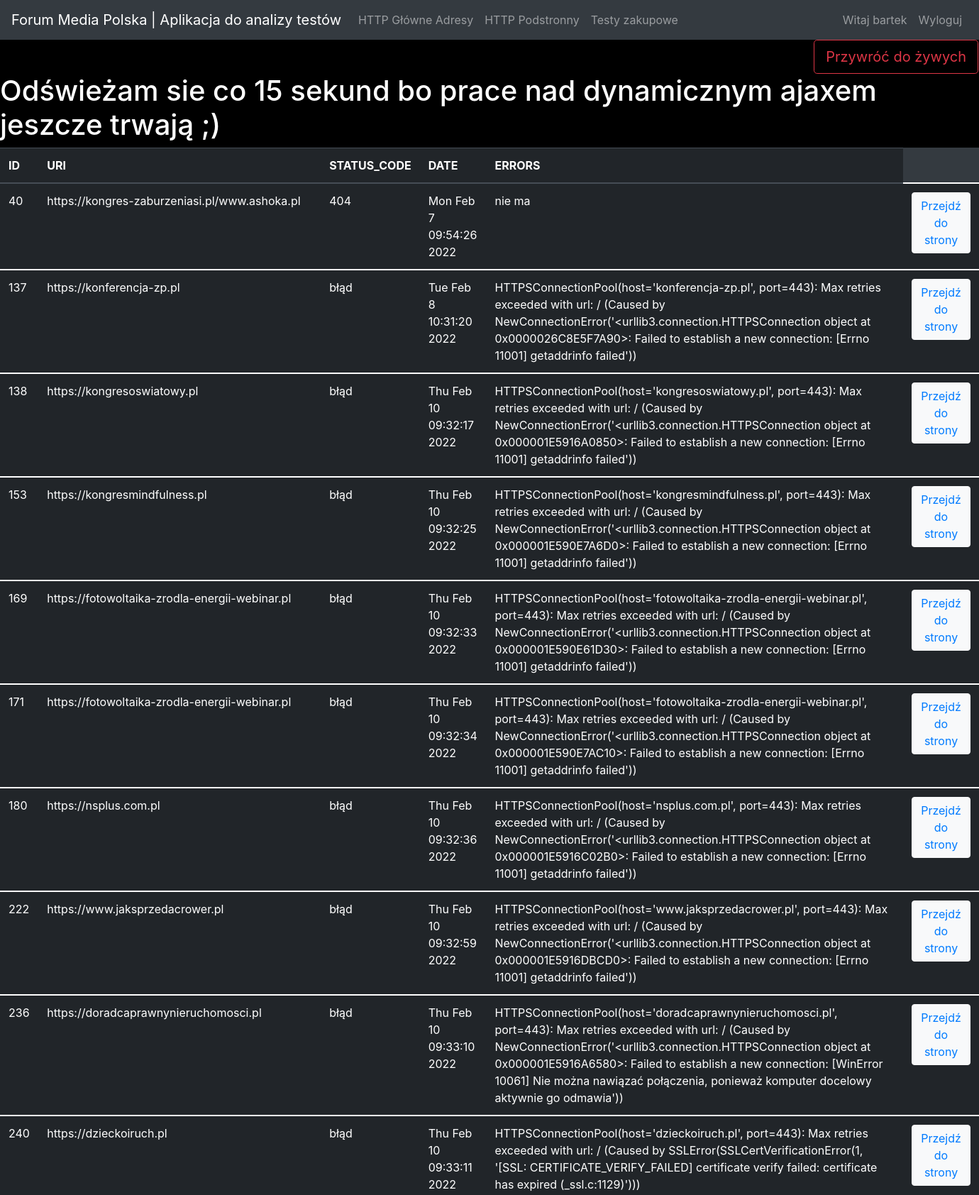
The page /archiwum (signed in, upper part) on the database its author committed.
### app.py (models this page shows, shortened)
class User(db.Model, UserMixin):
    id = db.Column(db.Integer(), primary_key=True)
    username = db.Column(db.String(length=70), nullable=False, unique=True)
    email_address = db.Column(db.String(length=70), nullable=False, unique=True)
    password_hash = db.Column(db.String(length=70), nullable=False)
    budget = db.Column(db.Integer(), nullable=False, default=1000)
    @property
    def password(self):
        return self.password

class ArchiwumX(db.Model):
    id = db.Column(db.Integer, primary_key=True)
    url = db.Column(db.String(100), nullable=False)
    status_code = db.Column(db.Integer, nullable=False)
    dataTime = db.Column(db.String(100), nullable=False)
    error = db.Column(db.String(), nullable=False)

### app.py (the view)
@app.route('/archiwum')
def archiw():
    dane = ArchiwumX.query.all()
    return render_template('archiwum.html', item=dane)

### app.py (called while the page is built)
@login_manager.user_loader
def load_user(user_id):
    return User.query.get(int(user_id))

### templates/archiwum.html (shortened to what this page needs)
{% extends 'base.html' %}
{% block contentt %}
    <nav class="navbar navbar-expand-md navbar-dark bg-dark">
      <a class="navbar-brand" href="{{ url_for('home_page') }}">Forum Media Polska | Aplikacja do analizy testów</a>
      <div class="collapse navbar-collapse" id="navbarNav">
          <ul class="navbar-nav mr-auto">
              <li class="nav-item">
                    <a class="nav-link" href="{{ url_for('http_number') }}">HTTP Główne Adresy</a>
              </li>
              <li class="nav-item">
                    <a class="nav-link" href="{{ url_for('http_number_all_i_want') }}">HTTP Podstronny</a>
              </li>
              <li class="nav-item">
                    <a class="nav-link" href="{{ url_for('cartHistory') }}">Testy zakupowe</a>
              </li>
          </ul>
          {% if current_user.is_authenticated %}
            <ul class="navbar-nav">
                <li class="nav-item">
                    <a class="nav-link">Witaj {{ current_user.username }}</a>
                </li>
                <li class="nav-item">
                    <a class="nav-link" href="{{ url_for('logout_page') }}">Wyloguj</a>
                </li>
            </ul>
          {% endif %}
      </div>
    </nav>
{% endblock %}
{% block content %}
        <h1>
        <button id="lojalka" type="button" class="btn btn-lg btn-outline-danger" style="position: absolute; right: 1px;">Przywróć do żywych</button>
        <br>Odświeżam sie co 15 sekund bo prace nad dynamicznym ajaxem jeszcze trwają ;)</h1>
    <table class="table table-hover table-dark">
    <thead>
        <tr>
            <th scope="col">ID</th>
            <th scope="col">URl</th>
            <th scope="col">STATUS_CODE</th>
            <th scope="col">DATE</th>
            <th scope="col">ERRORS</th>
        </tr>
    </thead>
    <tbody>
    {% for item in item %}
    <tbody>
            <tr>
                <td>{{ item.id }}</td>
                <td>{{ item.url }}</td>
                <td>{{ item.status_code }}</td>
                <td>{{ item.dataTime }}</td>
                <td>{{ item.error }}</td>
                <td>
                    <button type="button" class="btn btn-light"><a href="{{ item.url }}" target="_blank">Przejdź do strony</a></button>
                </td>
            </tr>
    </tbody>
    {% endfor %}
</table>
{% endblock %}

### templates/base.html (style rules this page uses)
body { background-color: black; color: white; }

### rows shown on the page
User: username "bartek"
ArchiwumX: id "40", url "https://kongres-zaburzeniasi.pl/www.ashoka.pl", status_code "404", dataTime "Mon Feb 7 09:54:26 2022", error "nie ma"
ArchiwumX: id "137", url "https://konferencja-zp.pl", status_code "błąd", dataTime "Tue Feb 8 10:31:20 2022", error "HTTPSConnectionPool(host='konferencja-zp.pl', port=443): Max retries exceeded with url: / (Caused by NewConnectionError('<urllib3.connection.HTTPSConnection object at 0x0000026C8E5F7A90>: Failed to establish a new connection: [Errno 11001] getaddrinfo failed'))"
ArchiwumX: id "138", url "https://kongresoswiatowy.pl", status_code "błąd", dataTime "Thu Feb 10 09:32:17 2022", error "HTTPSConnectionPool(host='kongresoswiatowy.pl', port=443): Max retries exceeded with url: / (Caused by NewConnectionError('<urllib3.connection.HTTPSConnection object at 0x000001E5916A0850>: Failed to establish a new connection: [Errno 11001] getaddrinfo failed'))"
ArchiwumX: id "153", url "https://kongresmindfulness.pl", status_code "błąd", dataTime "Thu Feb 10 09:32:25 2022", error "HTTPSConnectionPool(host='kongresmindfulness.pl', port=443): Max retries exceeded with url: / (Caused by NewConnectionError('<urllib3.connection.HTTPSConnection object at 0x000001E590E7A6D0>: Failed to establish a new connection: [Errno 11001] getaddrinfo failed'))"
ArchiwumX: id "169", url "https://fotowoltaika-zrodla-energii-webinar.pl", status_code "błąd", dataTime "Thu Feb 10 09:32:33 2022", error "HTTPSConnectionPool(host='fotowoltaika-zrodla-energii-webinar.pl', port=443): Max retries exceeded with url: / (Caused by NewConnectionError('<urllib3.connection.HTTPSConnection object at 0x000001E590E61D30>: Failed to establish a new connection: [Errno 11001] getaddrinfo failed'))"
ArchiwumX: id "171", url "https://fotowoltaika-zrodla-energii-webinar.pl", status_code "błąd", dataTime "Thu Feb 10 09:32:34 2022", error "HTTPSConnectionPool(host='fotowoltaika-zrodla-energii-webinar.pl', port=443): Max retries exceeded with url: / (Caused by NewConnectionError('<urllib3.connection.HTTPSConnection object at 0x000001E590E7AC10>: Failed to establish a new connection: [Errno 11001] getaddrinfo failed'))"
ArchiwumX: id "180", url "https://nsplus.com.pl", status_code "błąd", dataTime "Thu Feb 10 09:32:36 2022", error "HTTPSConnectionPool(host='nsplus.com.pl', port=443): Max retries exceeded with url: / (Caused by NewConnectionError('<urllib3.connection.HTTPSConnection object at 0x000001E5916C02B0>: Failed to establish a new connection: [Errno 11001] getaddrinfo failed'))"
ArchiwumX: id "222", url "https://www.jaksprzedacrower.pl", status_code "błąd", dataTime "Thu Feb 10 09:32:59 2022", error "HTTPSConnectionPool(host='www.jaksprzedacrower.pl', port=443): Max retries exceeded with url: / (Caused by NewConnectionError('<urllib3.connection.HTTPSConnection object at 0x000001E5916DBCD0>: Failed to establish a new connection: [Errno 11001] getaddrinfo failed'))"
ArchiwumX: id "236", url "https://doradcaprawnynieruchomosci.pl", status_code "błąd", dataTime "Thu Feb 10 09:33:10 2022", error "HTTPSConnectionPool(host='doradcaprawnynieruchomosci.pl', port=443): Max retries exceeded with url: / (Caused by NewConnectionError('<urllib3.connection.HTTPSConnection object at 0x000001E5916A6580>: Failed to establish a new connection: [WinError 10061] Nie można nawiązać połączenia, ponieważ komputer docelowy aktywnie go odmawia'))"
ArchiwumX: id "240", url "https://dzieckoiruch.pl", status_code "błąd", dataTime "Thu Feb 10 09:33:11 2022", error "HTTPSConnectionPool(host='dzieckoiruch.pl', port=443): Max retries exceeded with url: / (Caused by SSLError(SSLCertVerificationError(1, '[SSL: CERTIFICATE_VERIFY_FAILED] certificate verify failed: certificate has expired (_ssl.c:1129)')))"
